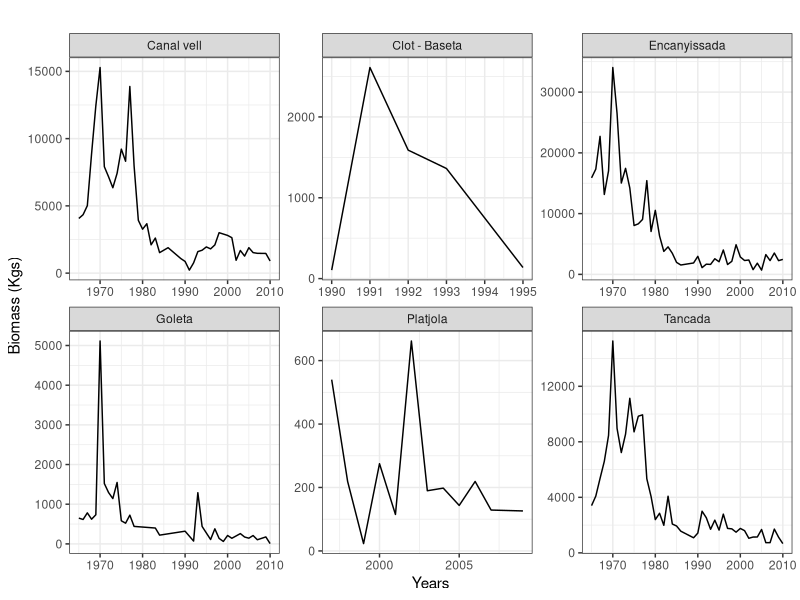
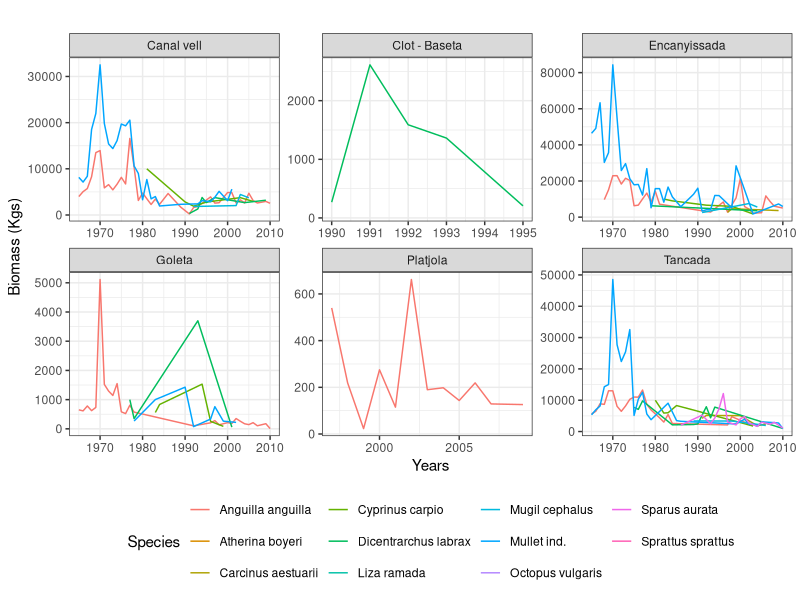
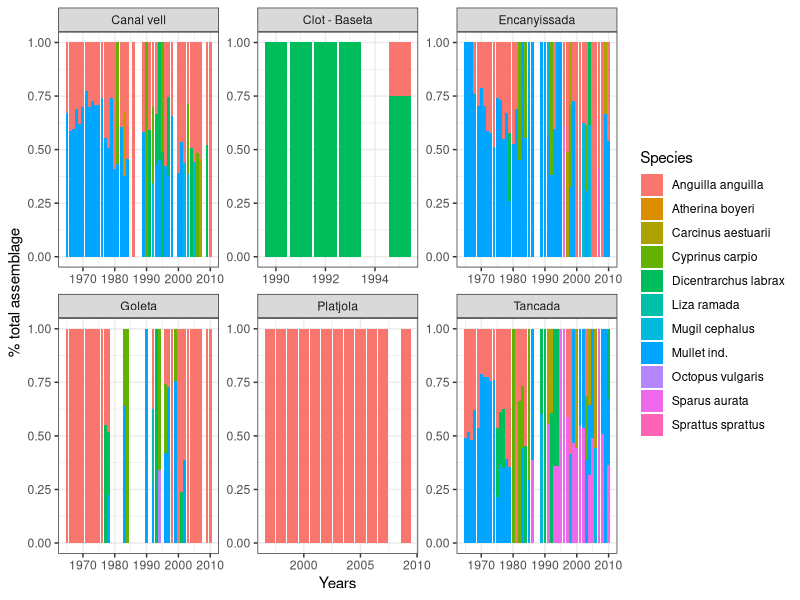

Generate these figures, in order, with R:
## Exploratory analysis: time series plots

#Clear workspace
rm(list=ls(all=TRUE))

#Load functions used
library(tidyverse)
library(ggplot2)

#Read in catches lagoons clean data
catches_clean <- read.csv("outputs/catches_clean_1965_2010.csv")[-1]
str(catches_clean)

range(catches_clean$Year2)

#Calculate average biomass per year and lagoon
year_mean_biomass <- catches_clean %>%
  filter(!is.na(Kgs)) %>% #remove NANs
  filter(!str_detect(Species, "Ind")) %>% #drop Undetermined species
  group_by(Year2,Lagoon) %>% 
  summarise(average_biomass=mean(Kgs,na.rm = T)) %>%
  mutate(average_biomass=round(average_biomass,2)) 

#Plot temporal trends in biomass per lagoon
plt_lagoon <- ggplot(year_mean_biomass, aes(x = Year2, y = average_biomass)) +
  geom_line() +
  facet_wrap(Lagoon~., scales = "free") +
  theme_bw()+ theme(legend.position = "none")+
  labs(y = "Biomass (Kgs)", x = "Years", title = "")
plt_lagoon

ggsave("outputs/lagoon_mean_biomass.png",
       plot = plt_lagoon,
       width=8,
       height=6,
       units="in",
       dpi = 400)

#subset spp having mean average percentage > 20
species_mean_biomass <- catches_clean %>%
  filter(!is.na(Kgs)) %>% #remove NANs
  filter(!str_detect(Species, "Ind")) %>% #drop Undetermined species
  group_by(Species, Year2,Lagoon) %>% 
  summarise(average_biomass=mean(Kgs,na.rm = T)) %>%
  mutate(average_biomass=round(average_biomass,2)) %>% #place 2 decimals for biomass
  ungroup() %>%
  group_by(Year2, Lagoon) %>%
  mutate(percentage = average_biomass / sum(average_biomass) * 100) %>% #calculate mean percentage 
  filter(percentage>20)

plt_spp <- ggplot(species_mean_biomass, aes(x=Year2, y=average_biomass, colour=Species))+
  geom_line()+
  facet_wrap(Lagoon~., scales = "free") +
  theme_bw()+ theme(legend.position = "bottom")+
  labs(y = "Biomass (Kgs)", x = "Years", title = "")
plt_spp

ggsave("outputs/species_mean_biomass.png",
       plot = plt_spp,
       width=8,
       height=6,
       units="in",
       dpi = 400)

#Plot temporal trend in % of total assemblage of fishes per lagoon
plt_proportion <- ggplot(species_mean_biomass, aes(fill=Species, y=average_biomass, x=Year2)) + 
  facet_wrap(Lagoon~., scales = "free") +
  geom_bar(position="fill", stat="identity")+
  theme_bw() +
  labs(y="% total assemblage", x="Years")
plt_proportion

ggsave("outputs/species_proportion.png",
       plot = plt_proportion,
       width=8,
       height=6,
       units="in",
       dpi = 400)


